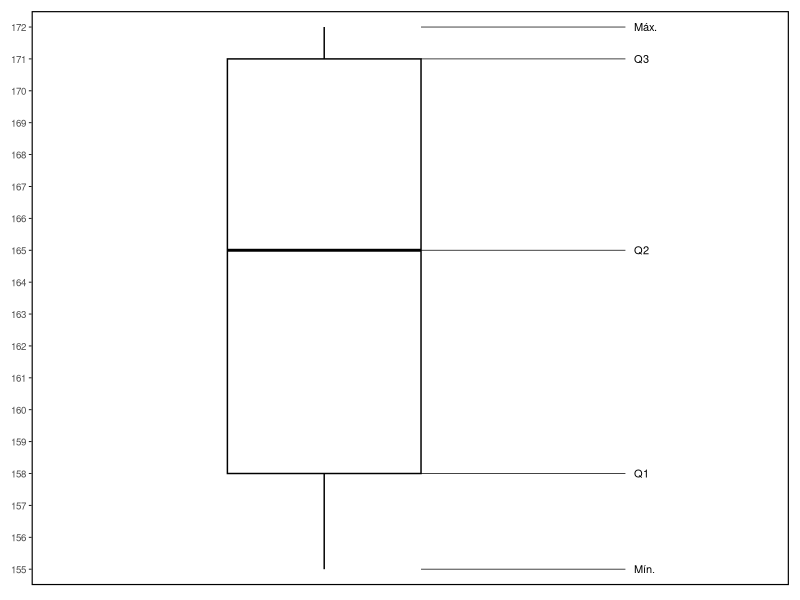

Reproduce this figure in R.
#!/usr/bin/env Rscript
# Boxplot estilo ICFES - Versión 2 (R/ggplot2)
# Ajustes finos para mejor fidelidad

library(ggplot2)

# Parámetros del boxplot (Opción B del original)
minval <- 155
q1 <- 158
median_val <- 165
q3 <- 171
maxval <- 172

# Crear dataframe para el boxplot manual
df <- data.frame(
  x = 1,
  ymin = minval,
  lower = q1,
  middle = median_val,
  upper = q3,
  ymax = maxval
)

# Crear el gráfico
p <- ggplot(df, aes(x = x)) +
  # Boxplot manual
  geom_boxplot(
    aes(ymin = ymin, lower = lower, middle = middle, upper = upper, ymax = ymax),
    stat = "identity",
    width = 0.45,
    fill = "white",
    color = "black",
    linewidth = 0.5
  ) +
  # Líneas de conexión hacia etiquetas (más finas)
  annotate("segment", x = 1.225, xend = 1.7, y = minval, yend = minval, linewidth = 0.25) +
  annotate("segment", x = 1.225, xend = 1.7, y = q1, yend = q1, linewidth = 0.25) +
  annotate("segment", x = 1.225, xend = 1.7, y = median_val, yend = median_val, linewidth = 0.25) +
  annotate("segment", x = 1.225, xend = 1.7, y = q3, yend = q3, linewidth = 0.25) +
  annotate("segment", x = 1.225, xend = 1.7, y = maxval, yend = maxval, linewidth = 0.25) +
  # Etiquetas a la derecha
  annotate("text", x = 1.72, y = minval, label = "Mín.", hjust = 0, size = 2.8) +
  annotate("text", x = 1.72, y = q1, label = "Q1", hjust = 0, size = 2.8) +
  annotate("text", x = 1.72, y = median_val, label = "Q2", hjust = 0, size = 2.8) +
  annotate("text", x = 1.72, y = q3, label = "Q3", hjust = 0, size = 2.8) +
  annotate("text", x = 1.72, y = maxval, label = "Máx.", hjust = 0, size = 2.8) +
  # Escala Y completa
  scale_y_continuous(
    limits = c(154.5, 172.5),
    breaks = 155:172,
    expand = c(0, 0)
  ) +
  scale_x_continuous(limits = c(0.4, 2)) +
  # Tema
  theme_minimal() +
  theme(
    axis.text.x = element_blank(),
    axis.ticks.x = element_blank(),
    axis.title = element_blank(),
    axis.text.y = element_text(size = 7, margin = margin(r = 2)),
    axis.ticks.y = element_line(linewidth = 0.3),
    axis.ticks.length.y = unit(2, "pt"),
    panel.grid.major = element_blank(),
    panel.grid.minor = element_blank(),
    panel.border = element_rect(color = "black", fill = NA, linewidth = 0.8),
    plot.margin = margin(8, 8, 8, 8)
  )

# Guardar
ggsave("boxplot_r_v2.png", plot = p, width = 2.8, height = 4.5, dpi = 150, bg = "white")
cat("R v2 generado\n")
